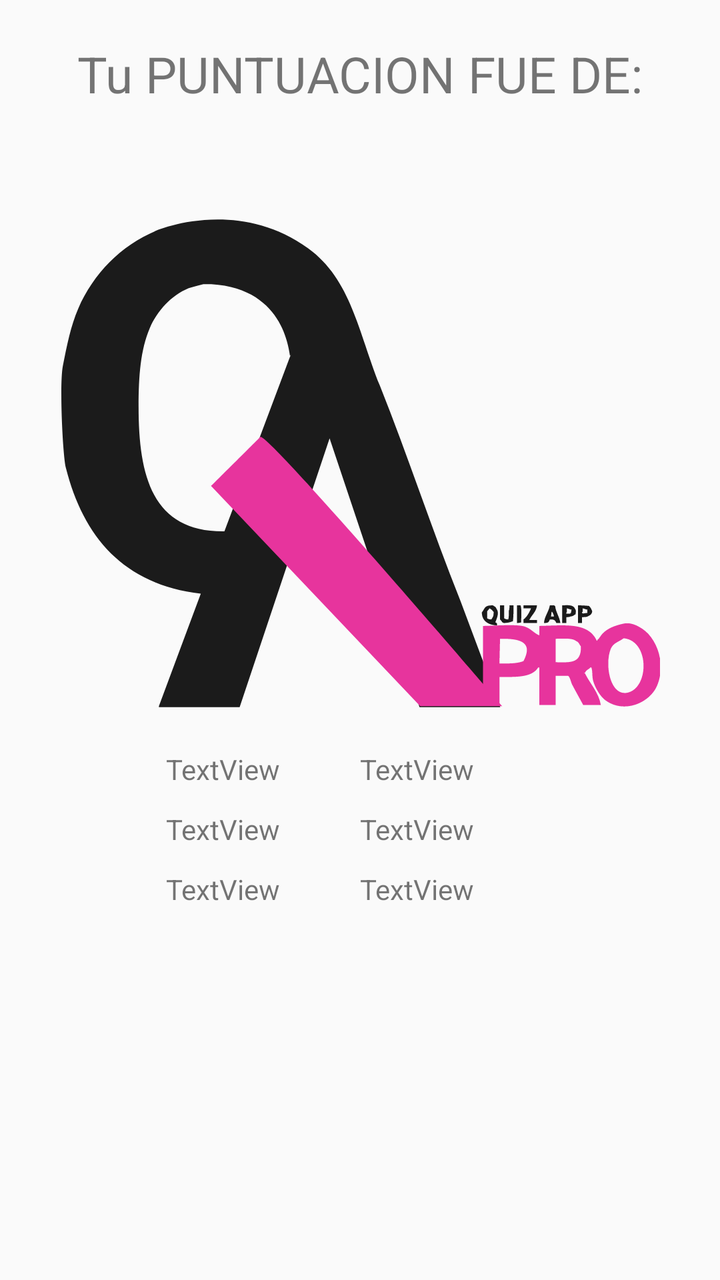
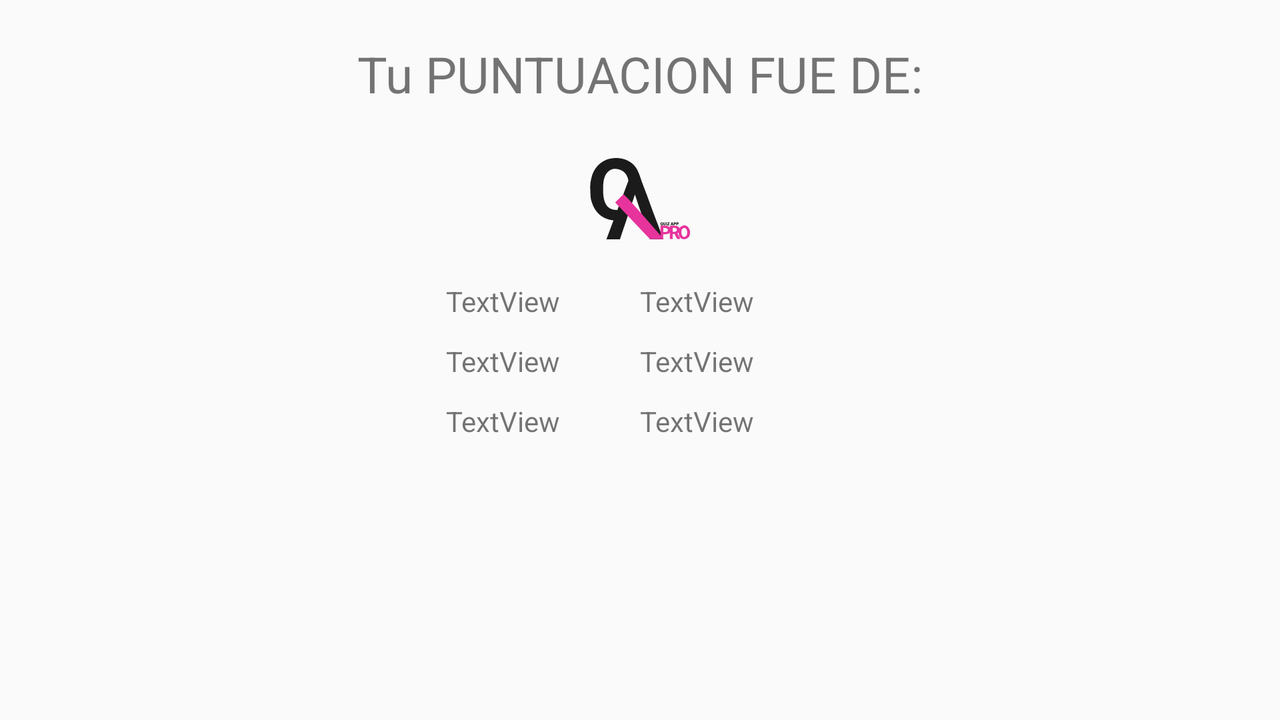

Compare how this app lays out the same screen by default and in its alternative resource folder. The renders come first, then the two layout files and the values they reference.
<!-- AndroidManifest.xml: application theme ModeloStyleDark -->
<!-- res/layout/activity_leaderboard.xml -->
<?xml version="1.0" encoding="utf-8"?>
<androidx.constraintlayout.widget.ConstraintLayout xmlns:android="http://schemas.android.com/apk/res/android"
    xmlns:app="http://schemas.android.com/apk/res-auto"
    xmlns:tools="http://schemas.android.com/tools"
    android:layout_width="match_parent"
    android:layout_height="match_parent"
    tools:context=".Views.LeaderboardActivity">

    <TextView
        android:id="@+id/punt_text"
        android:layout_width="wrap_content"
        android:layout_height="wrap_content"
        android:layout_marginTop="20dp"
        android:text="@string/scoreText"
        android:textSize="25sp"
        app:layout_constraintEnd_toEndOf="parent"
        app:layout_constraintStart_toStartOf="parent"
        app:layout_constraintTop_toTopOf="parent" />

    <ImageView
        android:id="@+id/imageView"
        android:layout_width="0dp"
        android:layout_height="300dp"
        android:src="@drawable/ic_game_icon"
        app:layout_constraintEnd_toEndOf="parent"
        app:layout_constraintStart_toStartOf="parent"
        app:layout_constraintTop_toBottomOf="@id/punt_text"
        tools:ignore="ContentDescription" />

    <LinearLayout
        android:id="@+id/linearLayout7"
        android:layout_width="0dp"
        android:layout_height="wrap_content"
        android:layout_marginStart="8dp"
        android:layout_marginTop="16dp"
        android:layout_marginEnd="8dp"
        android:gravity="center"
        android:orientation="horizontal"
        app:layout_constraintEnd_toEndOf="parent"
        app:layout_constraintStart_toStartOf="parent"
        app:layout_constraintTop_toBottomOf="@+id/imageView">

        <LinearLayout
            android:layout_width="wrap_content"
            android:layout_height="wrap_content"
            android:layout_gravity="center"
            android:orientation="vertical">

            <LinearLayout
                android:layout_width="wrap_content"
                android:layout_height="wrap_content"
                android:gravity="center"
                android:orientation="horizontal">

                <TextView
                    android:id="@+id/player1_textview"
                    android:layout_width="wrap_content"
                    android:layout_height="wrap_content"
                    android:text="TextView" />

                <ImageView
                    android:id="@+id/imageView1"
                    android:layout_width="30dp"
                    android:layout_height="30dp"
                    android:layout_marginStart="5dp"
                    android:layout_marginEnd="5dp"
                    android:src="@drawable/ic_joker"
                    android:visibility="invisible" />
            </LinearLayout>

            <LinearLayout
                android:layout_width="wrap_content"
                android:layout_height="wrap_content"
                android:gravity="center"
                android:orientation="horizontal">

                <TextView
                    android:id="@+id/player2_textview"
                    android:layout_width="wrap_content"
                    android:layout_height="wrap_content"
                    android:text="TextView" />

                <ImageView
                    android:id="@+id/imageView2"
                    android:layout_width="30dp"
                    android:layout_height="30dp"
                    android:layout_marginStart="5dp"
                    android:layout_marginEnd="5dp"
                    android:src="@drawable/ic_joker"
                    android:visibility="invisible" />
            </LinearLayout>

            <LinearLayout
                android:layout_width="wrap_content"
                android:layout_height="wrap_content"
                android:gravity="center"
                android:orientation="horizontal">

                <TextView
                    android:id="@+id/player3_textview"
                    android:layout_width="wrap_content"
                    android:layout_height="wrap_content"
                    android:text="TextView" />

                <ImageView
                    android:id="@+id/imageView3"
                    android:layout_width="30dp"
                    android:layout_height="30dp"
                    android:layout_marginStart="5dp"
                    android:layout_marginEnd="5dp"
                    android:src="@drawable/ic_joker"
                    android:visibility="invisible" />
            </LinearLayout>
        </LinearLayout>

        <LinearLayout
            android:layout_width="wrap_content"
            android:layout_height="wrap_content"
            android:layout_gravity="center"
            android:orientation="vertical">

            <LinearLayout
                android:layout_width="wrap_content"
                android:layout_height="wrap_content"
                android:gravity="center"
                android:orientation="horizontal">

                <TextView
                    android:id="@+id/player4_textview"
                    android:layout_width="wrap_content"
                    android:layout_height="wrap_content"
                    android:text="TextView" />

                <ImageView
                    android:id="@+id/imageView4"
                    android:layout_width="30dp"
                    android:layout_height="30dp"
                    android:layout_marginStart="5dp"
                    android:layout_marginEnd="5dp"
                    android:src="@drawable/ic_joker"
                    android:visibility="invisible" />
            </LinearLayout>

            <LinearLayout
                android:layout_width="wrap_content"
                android:layout_height="wrap_content"
                android:gravity="center"
                android:orientation="horizontal">

                <TextView
                    android:id="@+id/player5_textview"
                    android:layout_width="wrap_content"
                    android:layout_height="wrap_content"
                    android:text="TextView" />

                <ImageView
                    android:id="@+id/imageView5"
                    android:layout_width="30dp"
                    android:layout_height="30dp"
                    android:layout_marginStart="5dp"
                    android:layout_marginEnd="5dp"
                    android:src="@drawable/ic_joker"
                    android:visibility="invisible" />
            </LinearLayout>

            <LinearLayout
                android:layout_width="wrap_content"
                android:layout_height="wrap_content"
                android:gravity="center"
                android:orientation="horizontal">

                <TextView
                    android:id="@+id/player6_textview"
                    android:layout_width="wrap_content"
                    android:layout_height="wrap_content"
                    android:text="TextView" />

                <ImageView
                    android:id="@+id/imageView6"
                    android:layout_width="30dp"
                    android:layout_height="30dp"
                    android:layout_marginStart="5dp"
                    android:layout_marginEnd="5dp"
                    android:src="@drawable/ic_joker"
                    android:visibility="invisible" />
            </LinearLayout>
        </LinearLayout>
    </LinearLayout>

</androidx.constraintlayout.widget.ConstraintLayout>
<!-- resources referenced by this layout -->
<resources>
  <!-- drawable ic_game_icon: vector/xml drawable (drawable, 4168 chars, omitted) -->
  <!-- drawable ic_joker: vector/xml drawable (drawable, 10970 chars, omitted) -->
  <string name="scoreText">Tu PUNTUACION FUE DE: </string>
  <style name="ModeloStyleDark" parent="Theme.AppCompat.Light.NoActionBar">
          <item name="colorPrimary">@color/colorPrimaryDark</item>
          <item name="colorPrimaryDark">@color/colorPrimary</item>
          <item name="colorAccent">@color/colorAccent</item>
          <item name="colorControlActivated">@color/DarkButton</item>
      </style>
  <color name="colorPrimaryDark">#003157</color>
  <color name="colorPrimary">#098CFF</color>
  <color name="colorAccent">#616161</color>
  <color name="DarkButton">#05253C</color>
</resources>
<!-- res/layout-land/activity_leaderboard.xml (the author's variant of the layout above) -->
<!-- drawn on the phone turned sideways -->
<?xml version="1.0" encoding="utf-8"?>
<androidx.constraintlayout.widget.ConstraintLayout xmlns:android="http://schemas.android.com/apk/res/android"
    xmlns:app="http://schemas.android.com/apk/res-auto"
    xmlns:tools="http://schemas.android.com/tools"
    android:layout_width="match_parent"
    android:layout_height="match_parent"
    tools:context=".Views.LeaderboardActivity">

    <TextView
        android:id="@+id/punt_text"
        android:layout_width="wrap_content"
        android:layout_height="wrap_content"
        android:layout_marginTop="20dp"
        android:text="@string/scoreText"
        android:textSize="25sp"
        app:layout_constraintEnd_toEndOf="parent"
        app:layout_constraintStart_toStartOf="parent"
        app:layout_constraintTop_toTopOf="parent" />

    <ImageView
        android:id="@+id/imageView"
        android:layout_width="0dp"
        android:layout_height="50dp"
        android:layout_marginStart="100dp"
        android:layout_marginTop="16dp"
        android:layout_marginEnd="100dp"
        android:layout_marginBottom="17dp"
        android:src="@drawable/ic_game_icon"
        app:layout_constraintBottom_toTopOf="@+id/linearLayout7"
        app:layout_constraintEnd_toEndOf="parent"
        app:layout_constraintStart_toStartOf="parent"
        app:layout_constraintTop_toBottomOf="@id/punt_text"
        tools:ignore="ContentDescription" />

    <LinearLayout
        android:id="@+id/linearLayout7"
        android:layout_width="0dp"
        android:layout_height="wrap_content"
        android:layout_marginStart="8dp"
        android:layout_marginTop="16dp"
        android:layout_marginEnd="8dp"
        android:gravity="center"
        android:orientation="horizontal"
        app:layout_constraintEnd_toEndOf="parent"
        app:layout_constraintStart_toStartOf="parent"
        app:layout_constraintTop_toBottomOf="@+id/imageView">

        <LinearLayout
            android:layout_width="wrap_content"
            android:layout_height="wrap_content"
            android:layout_gravity="center"
            android:orientation="vertical">

            <LinearLayout
                android:layout_width="wrap_content"
                android:layout_height="wrap_content"
                android:gravity="center"
                android:orientation="horizontal">

                <TextView
                    android:id="@+id/player1_textview"
                    android:layout_width="wrap_content"
                    android:layout_height="wrap_content"
                    android:text="TextView" />

                <ImageView
                    android:id="@+id/imageView1"
                    android:layout_width="30dp"
                    android:layout_height="30dp"
                    android:layout_marginStart="5dp"
                    android:layout_marginEnd="5dp"
                    android:src="@drawable/ic_joker"
                    android:visibility="invisible" />
            </LinearLayout>

            <LinearLayout
                android:layout_width="wrap_content"
                android:layout_height="wrap_content"
                android:gravity="center"
                android:orientation="horizontal">

                <TextView
                    android:id="@+id/player2_textview"
                    android:layout_width="wrap_content"
                    android:layout_height="wrap_content"
                    android:text="TextView" />

                <ImageView
                    android:id="@+id/imageView2"
                    android:layout_width="30dp"
                    android:layout_height="30dp"
                    android:layout_marginStart="5dp"
                    android:layout_marginEnd="5dp"
                    android:src="@drawable/ic_joker"
                    android:visibility="invisible" />
            </LinearLayout>

            <LinearLayout
                android:layout_width="wrap_content"
                android:layout_height="wrap_content"
                android:gravity="center"
                android:orientation="horizontal">

                <TextView
                    android:id="@+id/player3_textview"
                    android:layout_width="wrap_content"
                    android:layout_height="wrap_content"
                    android:text="TextView" />

                <ImageView
                    android:id="@+id/imageView3"
                    android:layout_width="30dp"
                    android:layout_height="30dp"
                    android:layout_marginStart="5dp"
                    android:layout_marginEnd="5dp"
                    android:src="@drawable/ic_joker"
                    android:visibility="invisible" />
            </LinearLayout>
        </LinearLayout>

        <LinearLayout
            android:layout_width="wrap_content"
            android:layout_height="wrap_content"
            android:layout_gravity="center"
            android:orientation="vertical">

            <LinearLayout
                android:layout_width="wrap_content"
                android:layout_height="wrap_content"
                android:gravity="center"
                android:orientation="horizontal">

                <TextView
                    android:id="@+id/player4_textview"
                    android:layout_width="wrap_content"
                    android:layout_height="wrap_content"
                    android:text="TextView" />

                <ImageView
                    android:id="@+id/imageView4"
                    android:layout_width="30dp"
                    android:layout_height="30dp"
                    android:layout_marginStart="5dp"
                    android:layout_marginEnd="5dp"
                    android:src="@drawable/ic_joker"
                    android:visibility="invisible" />
            </LinearLayout>

            <LinearLayout
                android:layout_width="wrap_content"
                android:layout_height="wrap_content"
                android:gravity="center"
                android:orientation="horizontal">

                <TextView
                    android:id="@+id/player5_textview"
                    android:layout_width="wrap_content"
                    android:layout_height="wrap_content"
                    android:text="TextView" />

                <ImageView
                    android:id="@+id/imageView5"
                    android:layout_width="30dp"
                    android:layout_height="30dp"
                    android:layout_marginStart="5dp"
                    android:layout_marginEnd="5dp"
                    android:src="@drawable/ic_joker"
                    android:visibility="invisible" />
            </LinearLayout>

            <LinearLayout
                android:layout_width="wrap_content"
                android:layout_height="wrap_content"
                android:gravity="center"
                android:orientation="horizontal">

                <TextView
                    android:id="@+id/player6_textview"
                    android:layout_width="wrap_content"
                    android:layout_height="wrap_content"
                    android:text="TextView" />

                <ImageView
                    android:id="@+id/imageView6"
                    android:layout_width="30dp"
                    android:layout_height="30dp"
                    android:layout_marginStart="5dp"
                    android:layout_marginEnd="5dp"
                    android:src="@drawable/ic_joker"
                    android:visibility="invisible" />
            </LinearLayout>
        </LinearLayout>
    </LinearLayout>

</androidx.constraintlayout.widget.ConstraintLayout>
